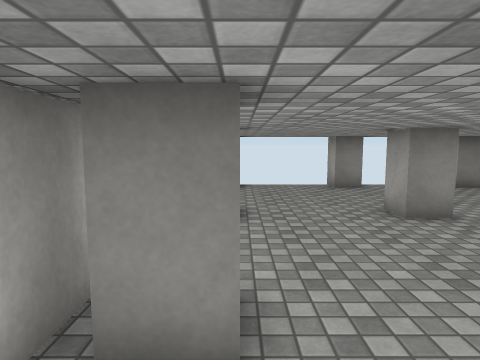
View 1 (above)

16 first-person views from a walk through a 3-D level made in the Unity game engine. The camera is 1.5 m above the floor, tilts 6° down and sees 75° across. The floor is counted in squares, 1 m on a side. Each view is taken from the middle of a square. On the plan, view 1 faces up. The plan holds only what a view shows up to about 15 squares ahead; the rest is blank. Surface patterns are stand-ins for the level's own textures.

View 2
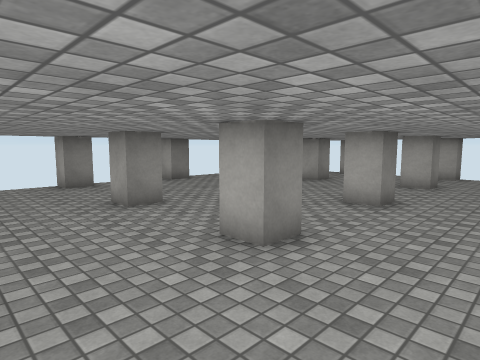

View 3
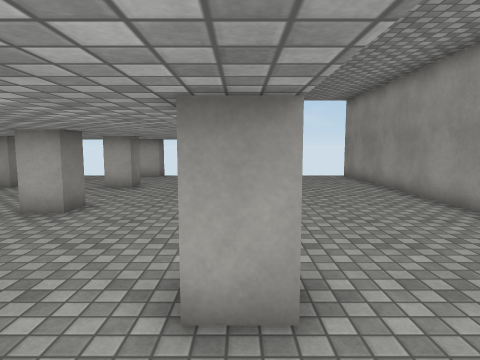

View 4
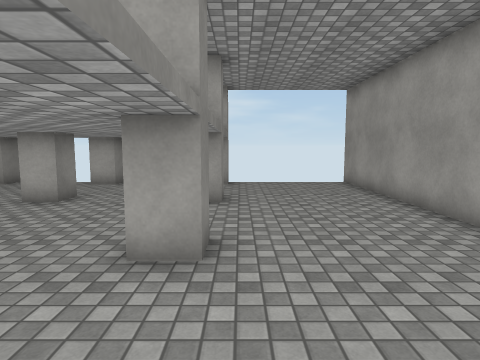

View 5
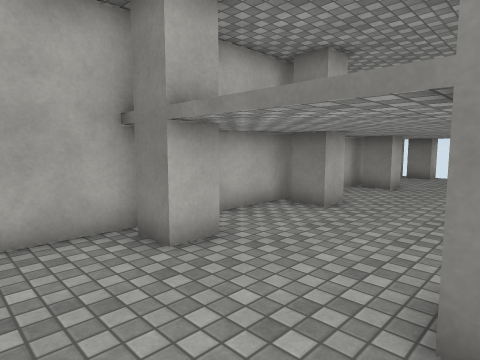

View 6
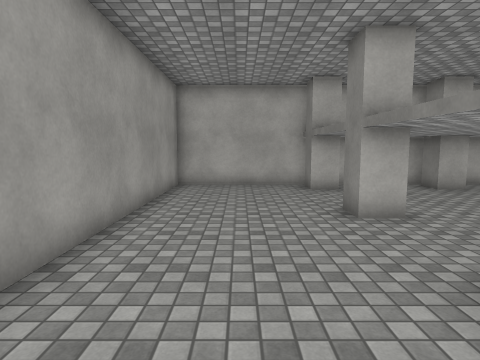

View 7
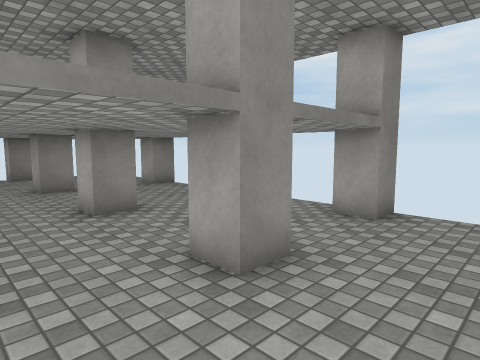

View 8
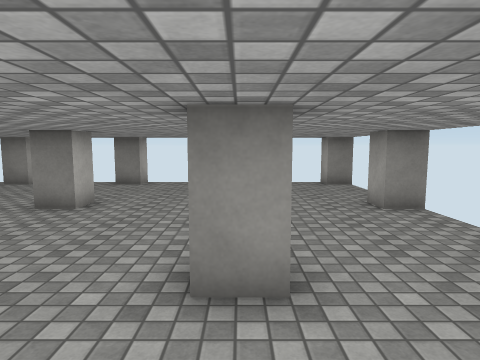

View 9
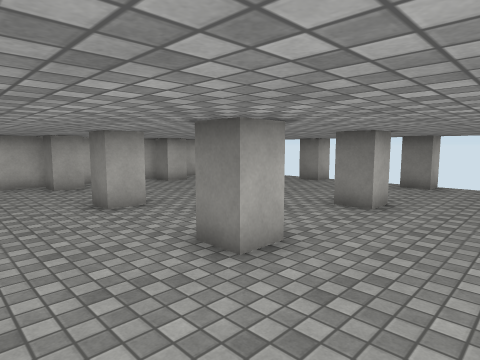

View 10
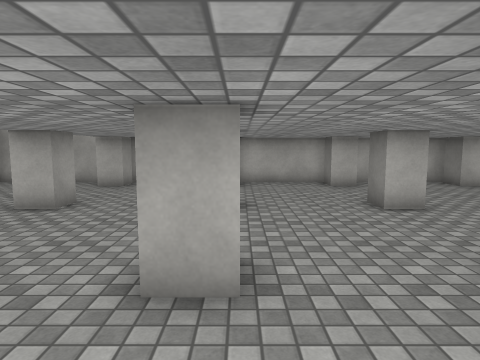

View 11
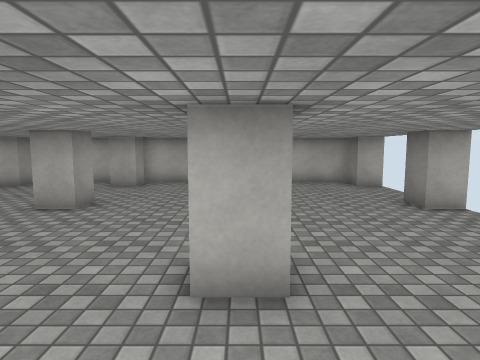

View 12
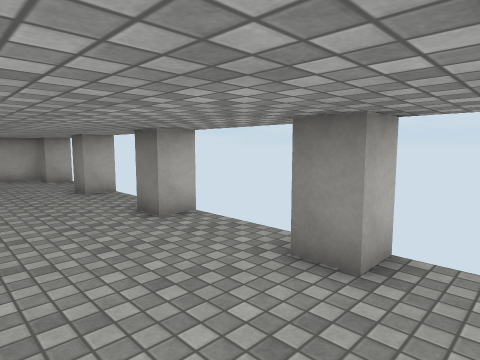

View 13
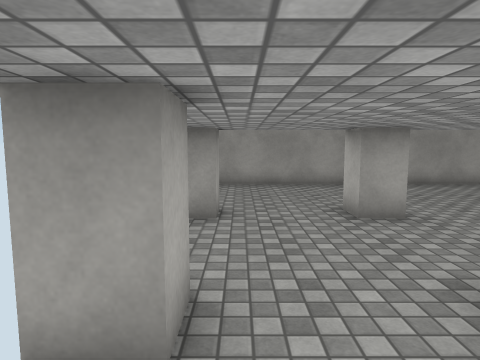

View 14
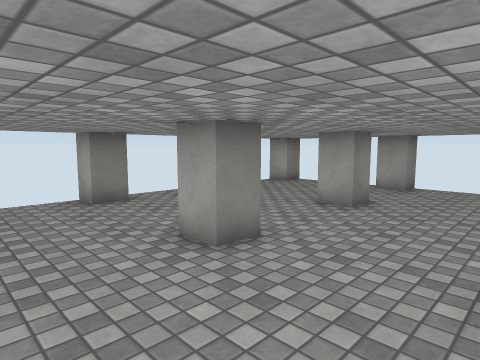

View 15
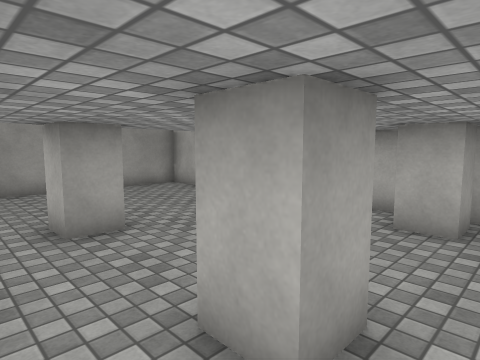

View 16
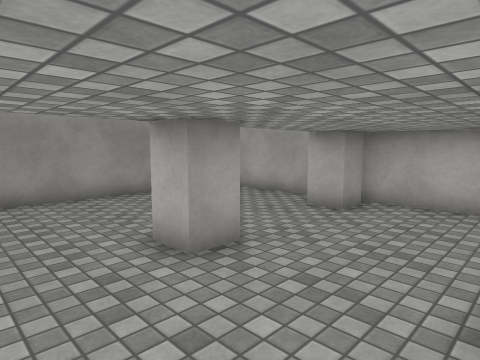

### Floor plan
Points are (right, up) in squares from view 1. A wall is a line through its corners. A room is listed if a view was taken in it or the views show most of it. See-through windows are left out.
Room 1 (views 1, 2, 3, 4, 5, 6, 7, 8, 9, 10, 11, 12, 13, 14, 15, 16)
walls: (9, 3.1) (9, 2) (8, 2) (8, 3); (4.5, 2) (3.5, 2) (3.5, 3) (4.5, 3) (4.5, 2); (4.5, -1.5) (4.5, -2.5) (3.5, -2.5) (3.5, -1.5) (4.5, -1.5); (9, -2.5) (8, -2.5) (8, -1.5); (9, 7.6) (9, 6.5) (8, 6.5) (8, 7.5); (4.5, 7.6) (4.5, 6.5) (3.5, 6.5) (3.5, 7.5); (12.5, -1.5) (13.5, -1.5) (13.5, -2.5) (12.5, -2.5) (12.5, -1.5); (13.6, 2) (12.5, 2) (12.5, 3); (13.6, 6.5) (12.5, 6.5) (12.5, 7.5); (-1.1, 3) (0, 3) (0, 2) (-1, 2); (-1.1, -1.5) (0, -1.5) (0, -2.5) (-1, -2.5); (0, 7.6) (0, 6.5) (-1, 6.5); (17.5, 2) (16.5, 2) (16.5, 3) (17.5, 3); (9, 12.6) (9, 11.5) (8, 11.5) (8, 12.5); (4.5, 12.6) (4.5, 11.5) (3.5, 11.5) (3.5, 12.5); (17.6, -2.5) (16.5, -2.5) (16.5, -1.5) (17.1, -1.5); (17.6, 6.5) (16.5, 6.5) (16.5, 7.5); (13.5, 12.6) (13.5, 11.5) (12.5, 11.5) (12.5, 12.5); (0, 12.6) (0, 11.5) (-1, 11.5); (-1.5, 11.9) (-1.5, -7.5) (17.5, -7.5); (17.6, 11.5) (16.5, 11.5) (16.5, 12.5)
ways out: gap at (-1, -2); gap at (-1, 7); gap at (-1, 12)

Positions as (right, up) in squares from view 1, and headings:
1: (0, 0), facing up
2: (0, -1), facing up-right
3: (1, -2), facing right
4: (4, -3), facing right
5: (4, -5), facing up-left
6: (11, -5), facing left
7: (10, -5), facing up-right
8: (13, -1), facing up
9: (12, -1), facing up-left
10: (12, 3), facing left
11: (12, 7), facing left
12: (15, 8), facing up-left
13: (16, 5), facing down
14: (5, 3), facing up-right
15: (6, 4), facing down-left
16: (7, 2), facing down-left
